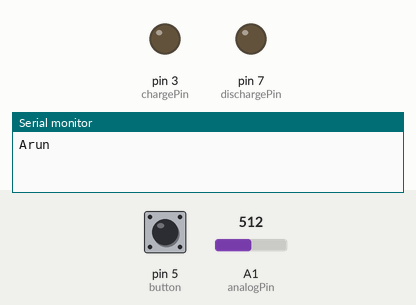
Recording of a sketch running on a simulated Arduino Uno, built with avr-gcc and run on an emulated ATmega328P. Shown: output pins drawn as LEDs (lit = HIGH), the last lines printed to the serial monitor. Inputs (shaded band) come from the test bench; at power-on: pin 5 (button) HIGH, A1 (analogPin) = 512.

Above: at 1.2 s.
1.3 s: pin 5 (button) pulled LOW for 0.15 s
At 2.2 s:
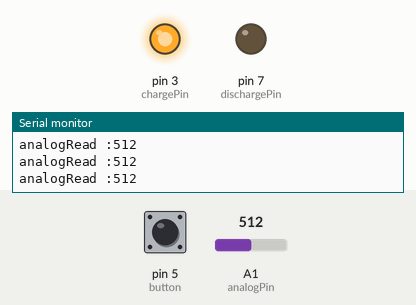
2.9 s: A1 (analogPin) set to 636
5.9 s: A1 (analogPin) set to 660
At 6.4 s:
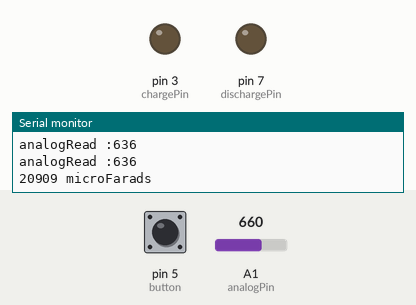
Timing chart, 0 to 8.9 s (numbered marks = the images above; inputs shaded):
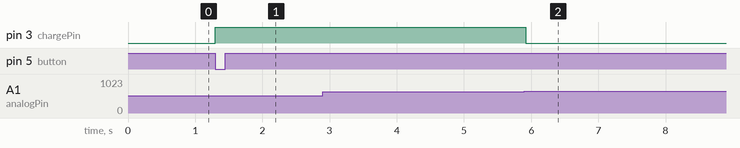

The sketch:

Capacitance_meter.ino
```cpp
//https://www.hackster.io/brzi/simple-capacitance-meter-2b8bdf?utm_source=hackster&utm_medium=email&utm_campaign=new_projects
#define analogPin      A1 //Our pin for measuring
#define chargePin      3 //Pin for charging the cap
#define dischargePin   7 //Pin for discharging the cap
#define button 5 //Our button read pin
#define resistorValue  220.0F //Our charge resistor value. The f is there to tell the compiler it's a float

unsigned long startTime; //Used for
unsigned long elapsedTime; //measuring cap charge time
float microFarads; //Here we store the meausred value
float nanoFarads; //If it's small we convert it to nF
void setup(){
  pinMode(chargePin, OUTPUT);/*
  This sets the internal impendence of the chargePin to low. What this means
  is that the current will come to less resistance when passing trough the
  pin, wich will enable us to source(charge the cap) or sink(discharge the
  cap) with current up to 40mA. If we set the pinMode to input, we enable
  high impendence mode and the current will be bearly able to pass trough
  the pin, we use it to "open" the ciruit (alltough the current will still
  flow trough the pins, the equivalent wouldnt be an open circut, reather
  a very big value resistor).
  */
  digitalWrite(chargePin, LOW); //In LOW state it doesnt discharge the cap
  pinMode(button, INPUT_PULLUP); /*We use INPUT_PULLUP when we have a button connected to the
  pin, but without a external pullup resistor. We must have a either pull-up or pull-down
  resistor to keep the pins from "floating", a state where pins will catch surrounding ele-
  ctromagnetic fields, or get parasitic capactinance from sorrounding pins. MCU's have allready
  built in pull up resostors we only need to connect the switch between the pin and ground.
  */
  Serial.begin(9600); //Start the serial communication
  Serial.println("Arun\n");
}

void loop(){
  if(!digitalRead(button)){ //When we press the button
  digitalWrite(chargePin, HIGH); //This charges the capacitor
  startTime = millis(); //The time when the cap starts to charge
  while( analogRead(analogPin) < 648)
  { Serial.print("analogRead :"); Serial.println(analogRead(analogPin)); } //Do dothing until the cap reached 63% charge
  elapsedTime= millis() - startTime; // Calculate the time needed to charge the cap
  microFarads = ((float)elapsedTime / resistorValue) * 1000; //This is the formula for measuring capactiance
  if (microFarads > 1){ //If the value is in uF
    Serial.print((long)microFarads); //Print the stored value
    Serial.println(" microFarads");
  }
  else{ //If smaller, we convert it to mF
    nanoFarads = microFarads * 1000.0;
    Serial.print((long)nanoFarads);
    Serial.println(" nanoFarads");
  }
  digitalWrite(chargePin, LOW);//We do not charge the cap anymore
  pinMode(dischargePin, OUTPUT); //Now we use
  digitalWrite(dischargePin, LOW); //this pin for discharging
  while(analogRead(analogPin) > 0); //Do nothing until the cap is discharged
  pinMode(dischargePin, INPUT); //This "blocks" the discharge pin, as it is no longer needed
 delay(150); //Delay so there is enough time to lift the finger from the button
 }
}
```

Measured:
- the behaviour switches between 647 and 648 on A1 (analogPin) (found by bisection; images 1 and 2)
- after the input at 1.3 s, pin 3 (chargePin): LOW → HIGH at once
- after the input at 5.9 s, pin 3 (chargePin): HIGH → LOW at once
